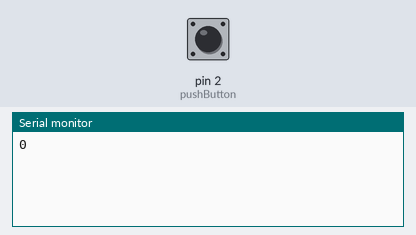
Recording of a sketch running on a simulated Arduino Uno, built with avr-gcc and run on an emulated ATmega328P. On the bench: the last lines printed to the serial monitor. Inputs (shaded band) come from the test bench; at power-on: pin 2 (pushButton) LOW. At 4.0 s the program stops and its outputs stay as they are.

Above: at 1.2 s.
1.3 s: pin 2 (pushButton) pulled HIGH for 0.15 s
At 2.1 s:
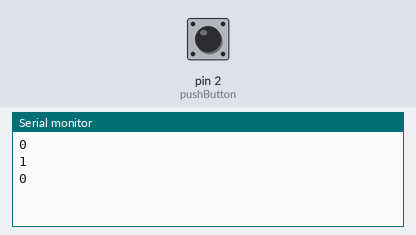
2.9 s: pin 2 (pushButton) pulsed HIGH 5 times (0.12 s each, 0.3 s apart)
At 4.2 s:
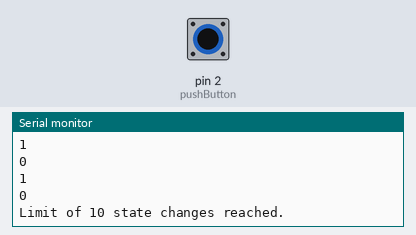

The sketch:

SwitchBounce.ino
```cpp
// PURPOSE  :Highlight the issue of switch bounce
// AUTHOR   :C. D'Arcy
// DATE     :2018 06 06
// uC       :328
// STATUS   :Working
// REFERENCE: http://www.arduino.cc/en/Tutorial/DigitalReadSerial
uint8_t pushButton = 2;       //monitor state of swith on this pin
uint8_t buttonState;          //holds current reading of switch state
uint8_t lastButtonState;      //preserve the previous state for later comparison
uint8_t changeCount = 0;      //track the total # of switch changes
#define CHANGE_LIMIT 10       //maximum allowable # of state changes
char buff[60];                //serial output buffer (array)
void setup() {
  Serial.begin(9600);
  pinMode(pushButton, INPUT);             //(optional) declare pushbutton's pin an input
  buttonState = digitalRead(pushButton);  //obtain default state
  lastButtonState = buttonState;          //preserve it
  Serial.println(buttonState);            //dispaly initial start state
}
void loop() {
  while ( buttonState == lastButtonState) //poll the pin continuously...
    buttonState = digitalRead(pushButton);//...looking for a state change

  Serial.println(buttonState);            //display the state of the button
  lastButtonState = buttonState;          //back this state up for next comparison
  changeCount++;                          //record one more state change
  if (changeCount == CHANGE_LIMIT) {      //have we reached maximum # of state changes?
    sprintf(buff, "Limit of %-2d state changes reached.%n", CHANGE_LIMIT);
    Serial.println(buff);                 //display summary message
    while (true);                         //pause, indefinitely
  }
}
```

Measured:
- after the input at 1.3 s, the serial monitor: prints a new line at once (image 1)
- after the input at 2.9 s, the serial monitor: prints a new line after 1.0 s (image 2)
